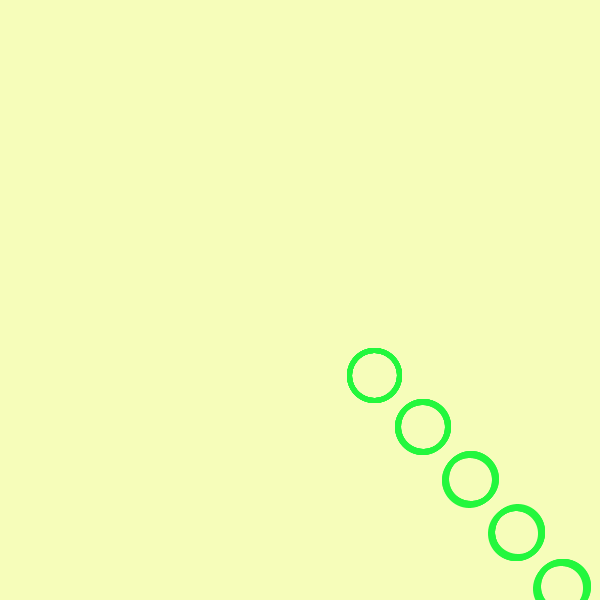
Frame 1 (no input)
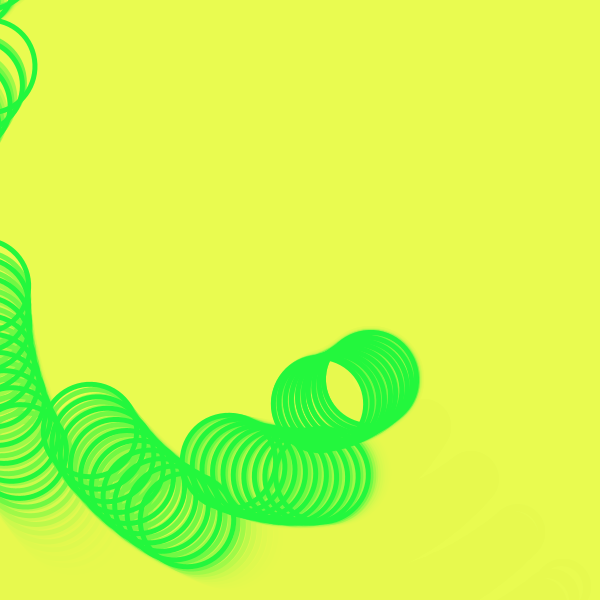
Frame 60 (the mouse pressed at the canvas centre just before this capture)
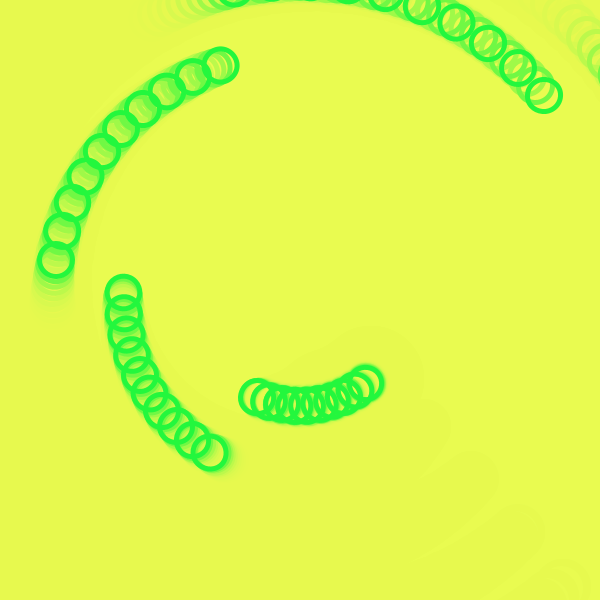
Frame 120 (the mouse held since frame 60 and released just before this capture)

The Processing sketch that drew these frames (run headless with seeded random() and noise(); from frame 60 on, the mouse is pressed at the canvas centre):

// Processing sketch: processing_143476
// ── processing_143476.pde

// Konkuk University
// Department of Dynamic Media
// SOS iDesign
// Name: Lee Sungbum
// ID: 201420097

float a = 50; 
float d = 1; 
float angle;

void setup() { 

  size(600, 600); 
  background(255); 

  //  noLoop();
} 

void draw() { 
  angle += 0.001;
  noStroke(); 
  fill(#e7f950, 100);
  rect(0, 0, width, height);  
  translate(width/2, height/2);
  for (int i = 75; i < width-25; i = i + 50) { 
    for (int j = 75; j < height-25; j = j + 50) { 
      rotate(angle);
      stroke(#23F73D); 
      strokeWeight(5); 
      noFill(); 
      ellipse(i, i, a, a);
    }
  }  

  a = a + d;
  if (a > 100) { 
    d = d * -1;
  } 
  if (a < 1) { 
    d = d * -1;
  }
} 
